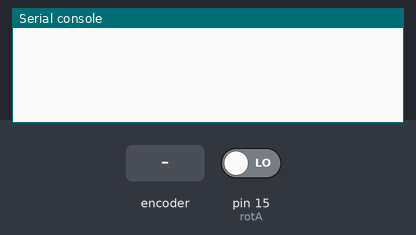
This program was run on a simulated MicroPython board. On the bench: the last lines printed to the serial console. The test bench sets the inputs (shaded band); at power-on: pin 15 (rotA) LOW.

Above: at 1.2 s.
1.3 s: rotary encoder on pin 15 (rotA) / pin 2 (rotB) turned 1 step (first pin leading)
At 2.1 s:
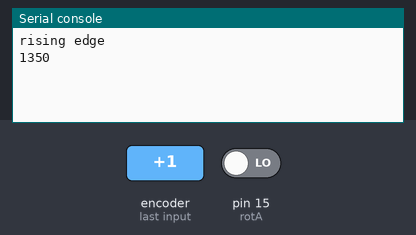
3.0 s: rotary encoder on pin 15 (rotA) / pin 2 (rotB) turned 1 step (first pin leading)
At 3.4 s:
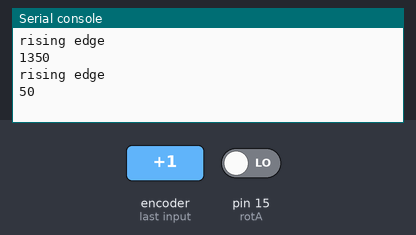

Measured:
- after the input at 1.3 s, the serial console: prints a new line after 0.05 s (image 1)
- after the input at 3.0 s, the serial console: prints a new line after 0.05 s (image 2)

The program:

read_encoder.py
```python
from machine import Pin
import time

#declare pin variables
rotAPin = 15
rotBPin = 2
stopButtonPin = 16
triggerOutPin = 17
#add a pin as input for the trigger from recording device.

#define pins
rotA = Pin(rotAPin,Pin.IN)
rotB = Pin(rotBPin,Pin.IN)
stopButton = Pin(stopButtonPin,Pin.IN)
triggerOut = Pin(triggerOutPin,Pin.OUT)


oldRotAstate = 0
newRotAstate = 0
#rot_a_state_new = 0

#millis --> time1 = time.get
#according to rotary encoder detection
    ### 62.8 refers to wheel circumference
    ### 1024 refers to counts per cycle (Kubler)
    ### 2*pi*r total circunference
    ### minimal steps are 62.8/1024

cyclesRevolution = 1024
wheelCircun = 62.8

startStep = time.ticks_ms() # get millisecond counter
endStep = startStep

while 1:
#while stopButtonPin == 0:
    StartStep=time.ticks_ms()
    while newRotAstate == oldRotAstate:
        newRotAstate = rotA.value()
        triggerOut.value(0)


    if newRotAstate == 1 and oldRotAstate == 0:
        print("rising edge")

        endStep = time.ticks_ms()

        duration = endStep-StartStep
        print(duration)
        triggerOut.value(1)

    oldRotAstate = newRotAstate


    
```
